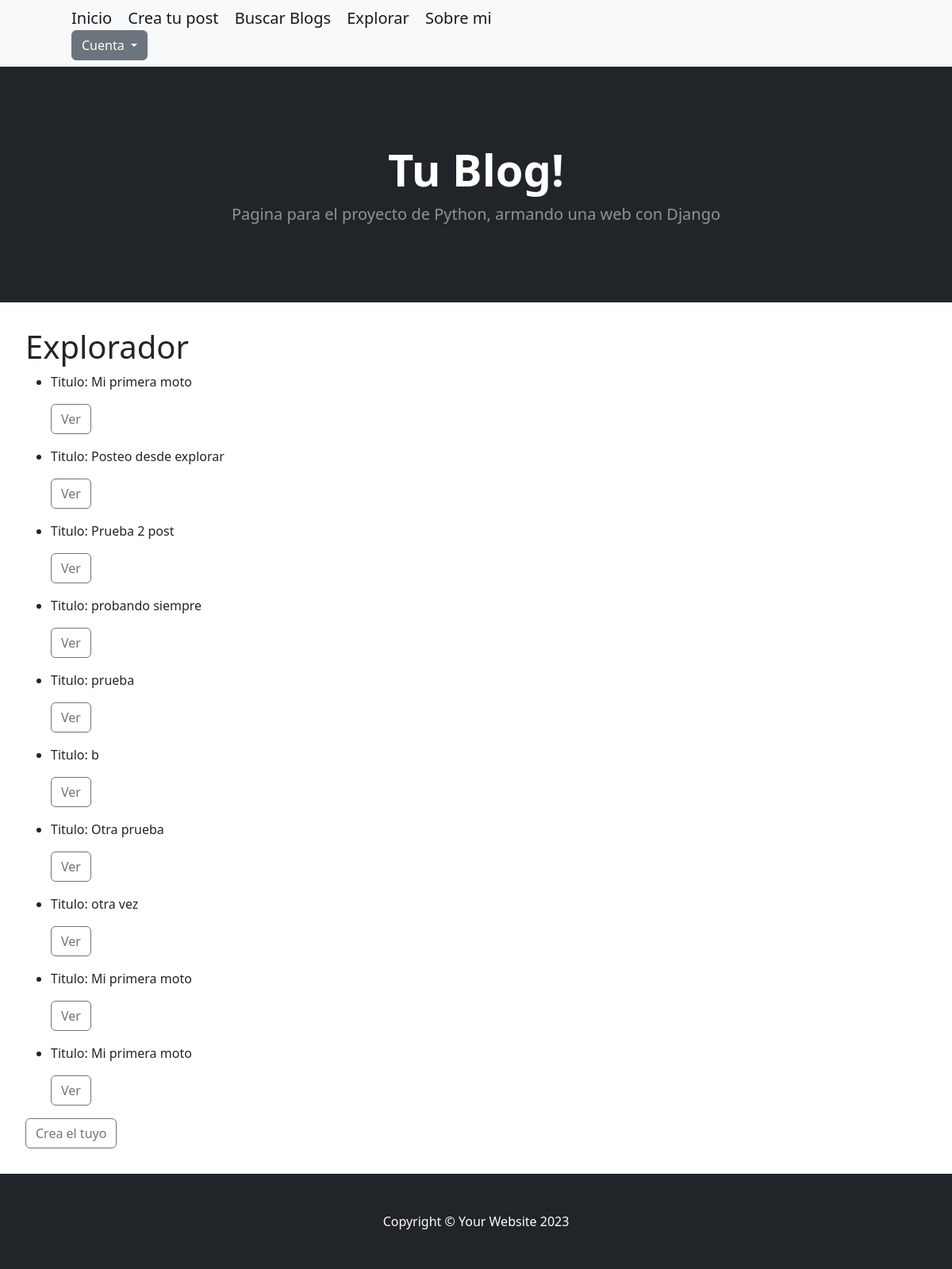
The page /explorar/ on the database its author committed.
### AppCoder/models.py (models this page shows, shortened)
class Blog(models.Model):
    tema = models.CharField(max_length=15)
    titulo = models.CharField(max_length=30)
    descripcion = models.CharField(max_length=500)
    fecha = models.DateField(null=True, blank=True)
    imagen = models.ImageField(null=True, blank=True, upload_to='blog_fotos')

### AppCoder/views.py (the view)
# urls.py: path('explorar/', views.blogListView.as_view(), name="Explorar"),
class blogListView(ListView):
      model = Blog
      template_name = "AppCoder/bloglist.html"

### AppCoder/templates/AppCoder/bloglist.html (shortened to what this page needs)
{% extends "AppCoder/padre.html" %}
{% load static %}
{% block contenidoQueCambia %}
<!DOCTYPE html>
<html lang="en">
<head>
</head>
<body>
<div style="padding: 2rem;">
<h1> Explorador</h1>
<ul>
    {% for tema in object_list %}
        <li>
            <p>Titulo: {{ tema.titulo }}</p>
            <p>
                <a class="btn btn-outline-secondary" href="{% url 'Detail' tema.id %}">Ver</a>
            </p>
        </li>
    {% endfor %}
</ul>
<a class="btn btn-outline-secondary" href="{% url 'New' %}" role="button">Crea el tuyo</a>
</div>
</body>
</html>
{% endblock %}

### AppCoder/templates/AppCoder/padre.html (shortened to what this page needs)
{%load static%}
<!DOCTYPE html>
<html lang="en">
    <head>
        <link href="https://cdn.jsdelivr.net/npm/bootstrap-icons@1.5.0/font/bootstrap-icons.css" rel="stylesheet" />
        <link href="{%static 'appcoder/css/Styles.css'%}" rel="stylesheet" />
    </head>
    <body>
        <nav class="navbar navbar-expand-lg navbar-light bg-light">
            <div class="container px-4 px-lg-5">
                    <div class="container">
                        <a class="navbar-brand" href="{% url 'Inicio' %}">Inicio</a>
                        <a class="navbar-brand" href="{% url 'New' %}">Crea tu post</a>
                        <a class="navbar-brand" href="{% url 'BuscarBlog' %}">Buscar Blogs</a>
                        <a class="navbar-brand" href="{% url 'Explorar' %}">Explorar</a>
                        <a class="navbar-brand" href="{% url 'Sobremi' %}">Sobre mi</a>
                        {% if request.user.is_authenticated %}
                        <div class="dropdown">
                                <button class="btn btn-secondary dropdown-toggle" type="button" data-bs-toggle="dropdown" aria-expanded="false">
                                    {{ request.user.username }}
                                </button>
                                <ul class="dropdown-menu" aria-labelledby="dropdownMenuButton1">
                                <li><a class="dropdown-item" href="{% url 'Logout' %}">Cerrar sesión</a></li>
                            </ul>
                        </div>
                        {% else %}
                        <div class="dropdown">
                            <button class="btn btn-secondary dropdown-toggle" type="button" data-bs-toggle="dropdown" aria-expanded="false">
                                Cuenta
                            </button>
                        </div>
                        {% endif %}
                    </div>
            </div>
        </nav>
        <header class="bg-dark py-5">
            <div class="container px-4 px-lg-5 my-5">
                <div class="text-center text-white">
                    <h1 class="display-4 fw-bolder">Tu Blog!</h1>
                    <p class="lead fw-normal text-white-50 mb-0">Pagina para el proyecto de Python, armando una web con Django</p>
                </div>
            </div>
        </header>
        <body>
            {% block contenidoQueCambia %}
            {% endblock %}
        </body>
        <footer class="py-5 bg-dark">
            <div class="container"><p class="m-0 text-center text-white">Copyright &copy; Your Website 2023</p></div>
        </footer>
    </body>
</html>

### rows shown on the page
Blog: titulo "Mi primera moto"
Blog: titulo "Posteo desde explorar"
Blog: titulo "Prueba 2 post"
Blog: titulo "probando siempre"
Blog: titulo "prueba"
Blog: titulo "b"
Blog: titulo "Otra prueba"
Blog: titulo "otra vez"
Blog: titulo "Mi primera moto"
Blog: titulo "Mi primera moto"
